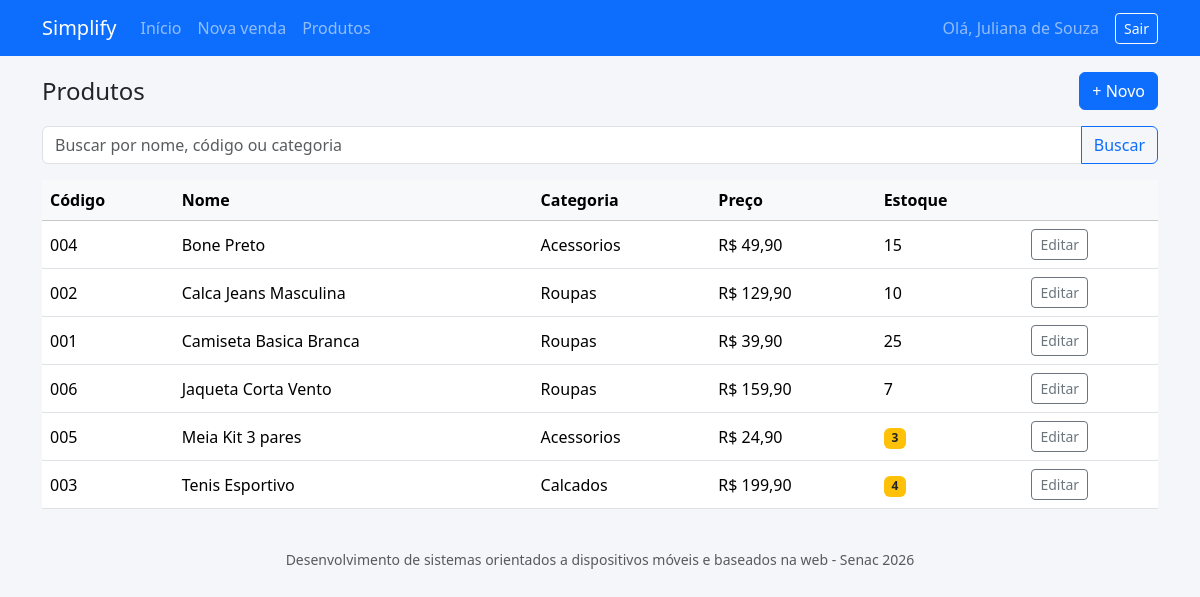
The app's page /index.php?pagina=produtos (signed in) with its own data.
### tables this page shows
CREATE TABLE produtos (
	id INT AUTO_INCREMENT PRIMARY KEY,
	codigo VARCHAR(20),
	nome VARCHAR(100),
	categoria VARCHAR(50),
	preco DECIMAL(10,2),
	estoque INT
);

### controllers/ProdutoController.php (called while the page is built, shortened)
<?php
class ProdutoController {
	private $produto;
	public function __construct($pdo) {
		$this->produto = new Produto($pdo);
	}
	public function listar() {
		$busca = isset($_GET['busca']) ? $_GET['busca'] : '';
		$produtos = $this->produto->buscar($busca);
		require 'views/produtos.php';
	}
}
?>

### models/Produto.php (called while the page is built, shortened)
<?php
class Produto {
	private $pdo;
	public function __construct($pdo){
		$this->pdo = $pdo;
	}
	public function buscar($termo) {
		$sql = $this->pdo->prepare("SELECT * FROM produtos WHERE nome LIKE ? OR codigo LIKE ? OR categoria LIKE ? ORDER BY nome");
		$sql->execute(["%$termo%", "%$termo%", "%$termo%"]);
		return $sql->fetchAll(PDO::FETCH_ASSOC);
	}
}
?>

### views/produtos.php (the view, shortened to what this page needs)
<?php require 'views/topo.php'; ?>
<div class="d-flex justify-content-between align-items-center mb-3">
	<h4 class="mb-0">Produtos</h4>
	<a href="index.php?pagina=produto_novo" class="btn btn-primary">+ Novo</a>
</div>
<form method="get" class="mb-3">
	<div class="input-group">
		<input type="text" name="busca" class="form-control" placeholder="Buscar por nome, código ou categoria" value="<?= $busca ?>">
		<button class="btn btn-outline-primary">Buscar</button>
	</div>
</form>
<div class="table-responsive">
	<table class="table table-hover align-middle">
		<thead class="table-light">
			<tr>
				<th>Código</th>
				<th>Nome</th>
				<th class="d-none d-md-table-cell">Categoria</th>
				<th>Preço</th>
				<th>Estoque</th>
				<th></th>
			</tr>
		</thead>
		<tbody>
			<?php foreach ($produtos as $p) { ?>
				<tr>
					<td><?= $p['codigo'] ?></td>
					<td><?= $p['nome'] ?></td>
					<td class="d-none d-md-table-cell"><?= $p['categoria'] ?></td>
					<td>R$ <?= number_format($p['preco'], 2, ',', '.') ?></td>
					<td>
						<?php if ($p['estoque'] <= 5) { ?>
							<span class="badge bg-warning text-dark"><?= $p['estoque'] ?></span>
						<?php } else { ?>
							<?= $p['estoque'] ?>
						<?php } ?>
					</td>
					<td><a href="index.php?pagina=produto_editar&id=<?= $p['id'] ?>" class="btn btn-sm btn-outline-secondary">Editar</a></td>
				</tr>
			<?php } ?>
		</tbody>
	</table>
</div>
<?php require 'views/rodape.php'; ?>

### index.php (shortened to what this page needs)
<?php
require 'config/conexao.php';
require 'models/Produto.php';
require 'controllers/ProdutoController.php';
require 'controllers/VendaController.php';
$pagina = isset($_GET['pagina']) ? $_GET['pagina'] : 'inicio';
$produto = new ProdutoController($pdo);
switch ($pagina) {
	case 'produtos':
		$produto->listar();
		break;
}
?>

### views/topo.php (shortened to what this page needs)
<!DOCTYPE html>
<html lang="pt-br">
<head>
	<link href="https://cdn.jsdelivr.net/npm/bootstrap@5.3.8/dist/css/bootstrap.min.css" rel="stylesheet">
	<link href="public/css/estilo.css" rel="stylesheet">
</head>
<body>
<?php if (isset($_SESSION['usuario_id'])) { ?>
<nav class="navbar navbar-expand-md navbar-dark bg-primary mb-3">
	<div class="container">
		<a class="navbar-brand" href="index.php">Simplify</a>
		<div class="collapse navbar-collapse" id="menu">
			<ul class="navbar-nav me-auto">
				<li class="nav-item"><a class="nav-link" href="index.php">Início</a></li>
				<li class="nav-item"><a class="nav-link" href="index.php?pagina=nova_venda">Nova venda</a></li>
				<li class="nav-item"><a class="nav-link" href="index.php?pagina=produtos">Produtos</a></li>
			</ul>
			<span class="navbar-text me-3">Olá, <?= $_SESSION['usuario_nome'] ?></span>
			<a href="index.php?pagina=sair" class="btn btn-outline-light btn-sm">Sair</a>
		</div>
	</div>
</nav>
<?php } ?>
<div class="container">

### views/rodape.php (shortened to what this page needs)
</div>
<footer class="text-center text-muted small my-4">
	Desenvolvimento de sistemas orientados a dispositivos móveis e baseados na web - Senac 2026
</footer>
</body>
</html>

### public/css/estilo.css (style rules this page uses)
body { background-color: #f4f6f9; }

### records on screen
produtos: codigo "004", nome "Bone Preto", categoria "Acessorios", preco "49,90", estoque "15"
produtos: codigo "002", nome "Calca Jeans Masculina", categoria "Roupas", preco "129,90", estoque "10"
produtos: codigo "001", nome "Camiseta Basica Branca", categoria "Roupas", preco "39,90", estoque "25"
produtos: codigo "006", nome "Jaqueta Corta Vento", categoria "Roupas", preco "159,90", estoque "7"
produtos: codigo "005", nome "Meia Kit 3 pares", categoria "Acessorios", preco "24,90", estoque "3"
produtos: codigo "003", nome "Tenis Esportivo", categoria "Calcados", preco "199,90", estoque "4"

### other values on screen
$_SESSION['usuario_nome'] "Juliana de Souza"
